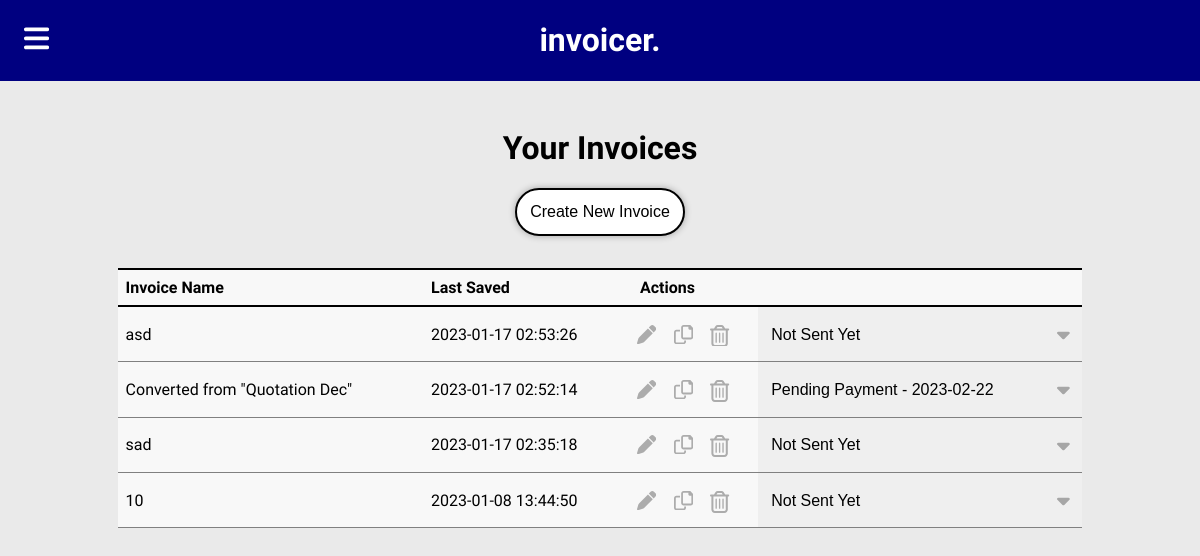
Before: /invoices (signed in) with the older database file.
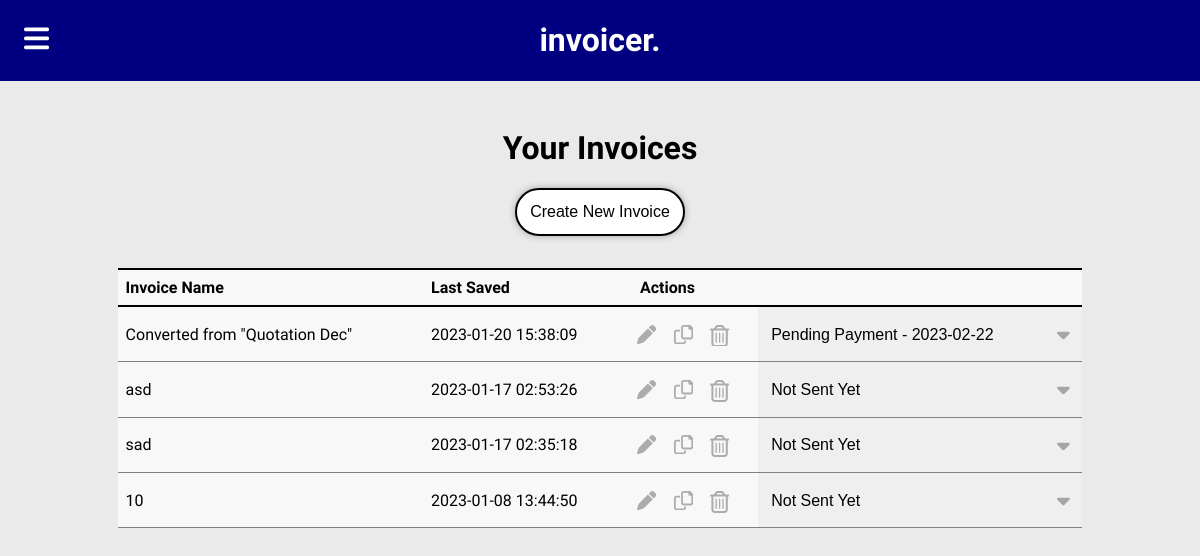
After: the same page with the newer database file.
### tables this page shows
CREATE TABLE invoice
(
    id INTEGER PRIMARY KEY,
    user_id INTEGER NOT NULL,
    last_saved TEXT NOT NULL
        DEFAULT (CURRENT_TIMESTAMP),
    title TEXT NOT NULL,
    sender_name TEXT NOT NULL,
    sender_details TEXT,
    recipient_details TEXT NOT NULL
        DEFAULT '[Recipient Details Here]',
    project_details TEXT NOT NULL
        DEFAULT '[Project Details Here]',
    send_date TEXT
        DEFAULT CURRENT_DATE,
    ref TEXT NOT NULL
        DEFAULT '[Reference No.]',
    due_date TEXT
        DEFAULT '[Due Date]',
    footnote TEXT
        DEFAULT '[Additional Information]',
    total_money TEXT NOT NULL
        DEFAULT '0',
    status INTEGER NOT NULL
        DEFAULT 1,
    status_date TEXT
        DEFAULT CURRENT_DATE,
    FOREIGN KEY (user_id) REFERENCES user(id) ON DELETE CASCADE
    FOREIGN KEY (status) REFERENCES status_code(id)
);

CREATE TABLE status_code
(
    id INTEGER PRIMARY KEY,
    status TEXT NOT NULL
);

### app.py (the view, shortened to what this page needs)
@app.route("/invoices", methods=['GET', 'POST'])
@login_and_verification_required
def invoices():
    invoices = db.execute("SELECT * FROM invoice WHERE user_id = ? ORDER BY last_saved DESC", session['id'])
    statuses = db.execute("SELECT * FROM status_code")
    return render_template("invoices.html", invoices=invoices, statuses=statuses)

### helpers.py (called while the page is built)
def login_and_verification_required(f):
    @wraps(f)
    def decorated_function(*args, **kwargs):
        if not session.get("id"):
            return redirect(url_for("login"))
        if not session.get("verified"):
            return render_template("verify.html")
        return f(*args, **kwargs)
    return decorated_function

### templates/invoices.html (shortened to what this page needs)
{% extends "template.html" %}
{% block main %}
<div class="index-head">
    <h1> Your Invoices </h1>
    <button type="button" id="index_create_invoice"> Create New Invoice </button>
</div>
<div class="index-page">
    <table class="index-table" id="invoice-index">
        <thead>
            <tr>
                <th class="index-name"> Invoice Name </th>
                <th class="index-date"> Last Saved </th>
                <th class="index-actions"> Actions </th>
            </tr>
        </thead>
        <tbody>
            {% for invoice in invoices %}
                <tr>
                    <td class="index-name">{{invoice['title']}}</td>
                    <td class="index-date">{{invoice['last_saved']}}</td>
                    <td class="index-actions">
                        <form method="post">
                            <button type="button" name="edit" value="EDIT">
                            </button>
                            <button type="submit" name="copy" value="COPY">
                            </button>
                            <button type="submit" name="delete" value="DELETE">
                            </button>
                            <select name="status" class="payment-status">
                                {% for status in statuses %}
                                <option value="{{status['id']}}"
                                {% if invoice['status'] == status['id'] %}selected="selected"{% endif %}>
                                    {{status['status']}}
                                    {% if status['id'] == 2 %}
                                        - {{invoice['due_date']}}
                                    {% endif %}
                                </option>
                                {% endfor %}
                            </select>
                        </form>
                    </td>
                </tr>
            {% endfor %}
        </tbody>
    </table>
</div>
{% endblock %}

Changed rows visible on the page:
changed invoice "Converted from \"Quotation Dec\"": last_saved "2023-01-17 02:52:14" → "2023-01-20 15:38:09"; moves up the list
